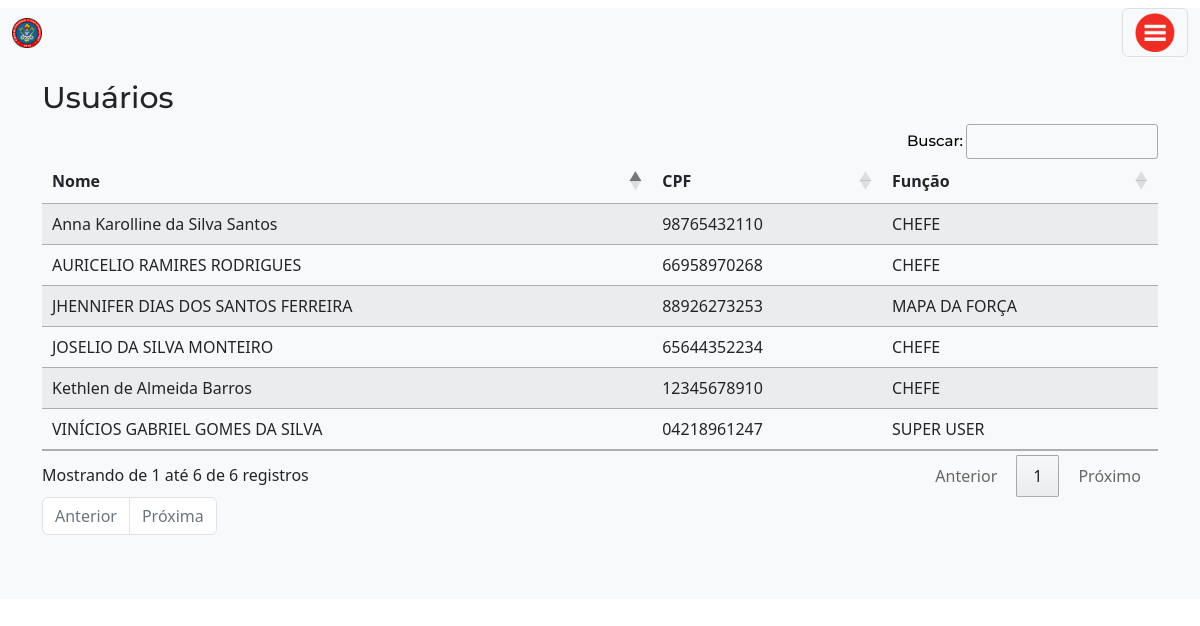
/usuarios (signed in), run on the app's committed database.
### src/models.py (models this page shows)
class User(database.Model, UserMixin):
    __tablename__ = "user"
    id = database.Column(database.Integer, primary_key=True)
    nome = database.Column(database.String(100))
    email = database.Column(database.String(50))
    cpf = database.Column(database.String(50))
    senha = database.Column(database.String(500))
    funcao_user_id = database.Column(database.Integer, database.ForeignKey('funcao_user.id'))
    obm_id_1 = database.Column(database.Integer, database.ForeignKey('obm.id'))
    obm_id_2 = database.Column(database.Integer, database.ForeignKey('obm.id'))
    localidade_id = database.Column(database.Integer, database.ForeignKey('localidade.id'))
    ip_address = database.Column(database.String(45))
    latitude = database.Column(database.String(50))
    longitude = database.Column(database.String(50))
    data_criacao = database.Column(database.DateTime, default=datetime.utcnow())
    data_ultimo_acesso = database.Column(database.DateTime, default=datetime.utcnow())
    endereco_acesso = database.Column(database.String(100))
    obm1 = database.relationship('Obm', foreign_keys=[obm_id_1])
    obm2 = database.relationship('Obm', foreign_keys=[obm_id_2])
    funcao_user = database.relationship('FuncaoUser', foreign_keys=[funcao_user_id])
    localidade = database.relationship('Localidade', foreign_keys=[localidade_id])

class FuncaoUser(database.Model):
    __tablename__ = "funcao_user"
    id = database.Column(database.Integer, primary_key=True)
    ocupacao = database.Column(database.String(50), nullable=False)
    user = database.relationship('User', backref='user_funcao')

### src/routes.py (the view)
@app.route("/usuarios", methods=['GET'])
@login_required
@checar_ocupacao('DIRETOR', 'SUPER USER')
def usuarios():
    page = request.args.get('page', 1, type=int)
    usuarios = User.query \
        .join(FuncaoUser, User.funcao_user_id == FuncaoUser.id) \
        .add_columns(User.nome, User.cpf, User.id,
                     FuncaoUser.ocupacao.label('funcao_ocupacao')) \
        .paginate(page=page, per_page=10)
    return render_template('usuarios.html', usuarios=usuarios)

### src/controller/control.py (called while the page is built)
def checar_ocupacao(*ocupacoes_permitidas):
    def decorator(f):
        @wraps(f)
        def decorated_function(*args, **kwargs):
            if not current_user.user_funcao or current_user.user_funcao.ocupacao not in ocupacoes_permitidas:
                flash('Acesso negado', 'alert-danger')
                return redirect(url_for('militares'))
            return f(*args, **kwargs)
        return decorated_function
    return decorator

### src/models.py (called while the page is built)
@login_manager.user_loader
def load_usuario(id_usuario):
    return User.query.get(int(id_usuario))

### src/templates/usuarios.html (shortened to what this page needs)
{% extends 'base.html' %}
{% block body %}
<section class="bg-light py-3 py-md-5 mt-2">
    <div class="col md-10 container mt-4">
        <h3>Usuários</h3>
        <table id="example" class="table table-striped" style="width:100%">
            <thead>
                <tr>
                    <th>Nome</th>
                    <th>CPF</th>
                    <th>Função</th>
                </tr>
            </thead>
            <tbody>
                {% for usuario in usuarios.items %}
                <tr>
                    <td><a href="{{ url_for('exibir_usuario', id_usuario=usuario.id) }}">{{ usuario.nome }}</a></td>
                    <td>{{ usuario.cpf }}</td>
                    <td>{{ usuario.funcao_ocupacao }}</td>
                </tr>
                {% endfor %}
            </tbody>
        </table>
        <nav>
            <ul class="pagination">
                {% if usuarios.has_prev %}
                    <li class="page-item">
                        <a class="page-link" href="{{ url_for('usuarios', page=usuarios.prev_num) }}">Anterior</a>
                    </li>
                {% else %}
                    <li class="page-item disabled">
                        <a class="page-link">Anterior</a>
                    </li>
                {% endif %}
                {% if usuarios.has_next %}
                    <li class="page-item">
                        <a class="page-link" href="{{ url_for('usuarios', page=usuarios.next_num) }}">Próxima</a>
                    </li>
                {% else %}
                    <li class="page-item disabled">
                        <a class="page-link">Próxima</a>
                    </li>
                {% endif %}
            </ul>
        </nav>
    </div>
</section>
{% endblock %}

### src/templates/base.html (shortened to what this page needs)
<!DOCTYPE html>
<html lang="pt-br">
<head>
    <link href="https://cdn.jsdelivr.net/npm/bootstrap@5.2.3/dist/css/bootstrap.min.css" rel="stylesheet"
>
    <link rel="stylesheet" type="text/css" href="{{ url_for('static', filename='main.css') }}">
    <link rel="stylesheet" href="https://cdn.datatables.net/1.11.5/css/jquery.dataTables.min.css">
</head>
<body>
{% if current_user.is_authenticated %}
{% include 'navbar.html' %}
{% endif %}
{% block body %}
{% endblock %}
</body>
</html>

### src/templates/navbar.html (shortened to what this page needs)
<nav class="navbar fixed-top">
    <div class="container-fluid">
        <a class="navbar-brand" href="{{ url_for('home') }}">
            <img class="img-responsive" style="width:30px; max-width:100% !important;"
                 src="{{ url_for('static', filename='img/logobm.png') }}" alt="">
        </a>
        <button id="buttonNav" class="navbar-toggler" type="button" data-bs-toggle="offcanvas"
                data-bs-target="#offcanvasNavbar"
                aria-controls="offcanvasNavbar" aria-label="Toggle navigation">
            <img class="img-responsive" style="width:40px; max-width:100% !important;"
                 src="{{ url_for('static', filename='img/menu.png') }}" alt="">
        </button>
    </div>
</nav>

### src/static/main.css (style rules this page uses)
html, css { padding: 0; margin: 0; }
* { transition: .4s ease-in-out; }
a { color: inherit; text-decoration: none; }
body { padding-right: 0px !important; }
h3 { font-family: 'Montserrat', sans-serif; font-size: 30px; font-weight: 500; }
table { width: 100%; }
table th, table td { white-space: nowrap; padding: 10px; }
table th { text-align: left; }

### data on the page
User: nome "VINÍCIOS GABRIEL GOMES DA SILVA", cpf "04218961247", funcao_ocupacao "SUPER USER"
User: nome "JHENNIFER DIAS DOS SANTOS FERREIRA", cpf "88926273253", funcao_ocupacao "MAPA DA FORÇA"
User: nome "Kethlen de Almeida Barros", cpf "12345678910", funcao_ocupacao "CHEFE"
User: nome "Anna Karolline da Silva Santos", cpf "98765432110", funcao_ocupacao "CHEFE"
User: nome "AURICELIO RAMIRES RODRIGUES", cpf "66958970268", funcao_ocupacao "CHEFE"
User: nome "JOSELIO DA SILVA MONTEIRO", cpf "65644352234", funcao_ocupacao "CHEFE"
